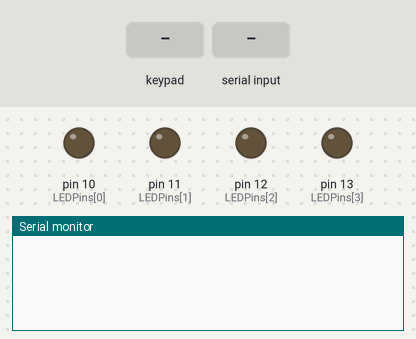
Recording of a sketch running on a simulated Arduino Uno, built with avr-gcc and run on an emulated ATmega328P. On the bench: output pins drawn as LEDs (lit = HIGH), the last lines printed to the serial monitor. Inputs (shaded band) come from the test bench.

Above: at 1.3 s.
1.4 s: key '1' pressed
At 2.0 s:
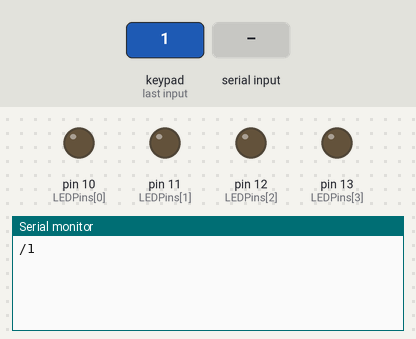
3.0 s: keypad keys 1 0 1 1 1 2 1 3 # pressed 0.4 s apart
At 7.1 s:
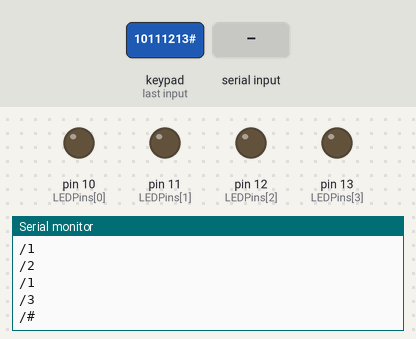
8.1 s: "90,45,200\n" received over Serial
At 9.0 s:
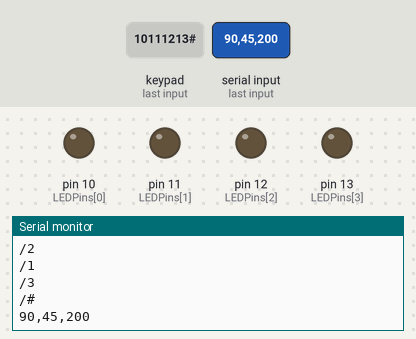
9.6 s: key 'B' pressed
At 10.6 s:
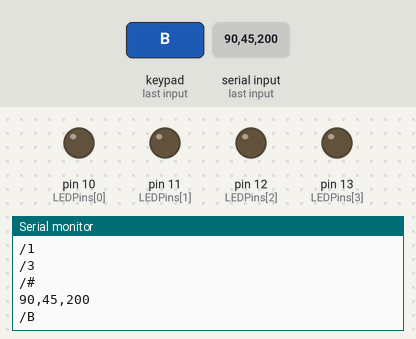
11.2 s: keypad keys 1 0 1 1 1 2 1 3 A pressed 0.4 s apart
At 15.4 s:
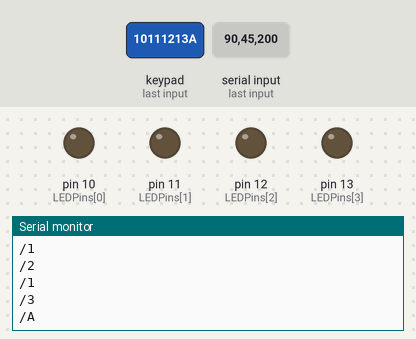
16.3 s: "30,150,10,200\n" received over Serial
At 17.8 s:
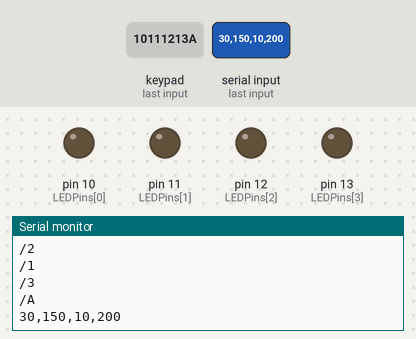
Timing chart, 0 to 18.8 s (numbered marks = the images above; inputs shaded):
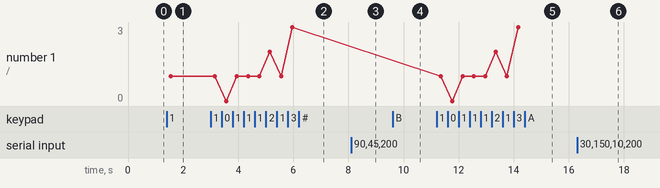

Measured:
- after the input at 1.4 s, the serial monitor: prints a new line after 0.15 s (image 1)
- after the input at 3.0 s, the serial monitor: prints a new line after 0.56 s (image 2)
- after the input at 8.1 s, the serial monitor: prints a new line at once (image 3)
- after the input at 9.6 s, the serial monitor: prints a new line after 0.15 s (image 4)
- after the input at 11.2 s, the serial monitor: prints a new line after 0.16 s (image 5)
- after the input at 16.3 s, the serial monitor: prints a new line at once (image 6)
- plotted number 1: 1 → 3 after the input at 3.0 s

The sketch:

Processing2.ino
```cpp
// Processing Unit #2
// Author: Kolin Guo, Andrew Ho, Hayaan Nishad Azeem, Bobby Leanio

#include <Keypad.h>

double tmpUpperLimit[] = {125, 125, 125, 125},
       UVIdxUpperLimit[] = {15, 15, 15, 15};
double tmp[4], UVIdx[4];
boolean isDetected[] = {false, false, false, false};
char buf[30];

// Setting up LEDs
const int LEDPins[] = {10, 11, 12, 13};   // A, B, C, D

// Setting up 4x4 Keypad
const byte ROWS = 4;  // 4 rows
const byte COLS = 4;  // 4 columns
const char keys[ROWS][COLS] = {
  {'1','2','3','A'},
  {'4','5','6','B'},
  {'7','8','9','C'},
  {'.','0','#','D'}
};

const byte rowPins[ROWS] = {2, 3, 4, 5};  // row pinouts
const byte colPins[COLS] = {6, 7, 8, 9};  // column pinouts

Keypad keypad(makeKeymap(keys), rowPins, colPins, ROWS, COLS);

void setup() {
  Serial.begin(9600);

  for(int i = 0; i < 4; i++)
    pinMode(LEDPins[i], OUTPUT);

  keypad.begin(makeKeymap(keys));
  keypad.addEventListener(keypadEvent);   // Add an event listener for this keypad
  keypad.setHoldTime(1000);
  delay(100);
}

void loop() {
  char key = keypad.getKey();
  readData();
  updateLEDs();
}

void keypadEvent(KeypadEvent key)
{
  // Take care of special events
  static bool isHolding = false;

  switch(keypad.getState())
  {
    case PRESSED:
      break;
    case RELEASED:
      if(!isHolding)
      {
        Serial.print("/");
        Serial.println(key);    // Send '/A' to indicate key 'A' is pressed
        Serial.flush();
      }
      else
        isHolding = false;
      break;
    case HOLD:
      if(key == 'A' || key == 'B' || key == 'C' || key == 'D' ||
         key == '#')
      {
        isHolding = true;
        Serial.print("/");
        Serial.print(key);
        Serial.println(key);    // Send '/AA' to indicate key 'A' is holded
        Serial.flush();
      }
      break;
  }
}

void readData()
{
  // Read data from Unit 1
  memset(buf, 0, sizeof(buf));

  if(Serial.available())
  {
    Serial.readBytesUntil('\n', buf, sizeof(buf));

    if(buf[0] == '#')           // if the data is updating the upper limits
    {
      int updateNode = (int)(buf[1] - 'A');

      if(buf[2] == 'T')         // if updating temperature
        tmpUpperLimit[updateNode] = atof(buf + 3 * sizeof(char));
      else                      // else updating UV index
        UVIdxUpperLimit[updateNode] = atof(buf + 3 * sizeof(char));

      // Flash corresponding LED to indicate the update
      digitalWrite(LEDPins[updateNode], HIGH);
      delay(200);
      digitalWrite(LEDPins[updateNode], LOW);
    }
    else  // else normal data
    {
      Serial.println(buf);                            //FIXME: Delete
//      Serial.println(tmpUpperLimit[0]);
//      Serial.println(UVIdxUpperLimit[0]);

      for(int i = 0; i < 4; i++)
      {
        isDetected[i] = (buf[i] == 'T');

        if(isDetected[i])
        {
          Serial.readBytesUntil('\n', buf, sizeof(buf));
          tmp[i] = atof(buf);
          Serial.readBytesUntil('\n', buf, sizeof(buf));
          UVIdx[i] = atof(buf);

          Serial.println(tmp[i]);                     //FIXME: Delete
          Serial.println(UVIdx[i]);                   //FIXME: Delete
        }
      }
    }
  }
}

void updateLEDs()
{
  // Update the LEDs to indicate dangerous situations
  for(int i = 0; i < 4; i++)
    if(isDetected[i] &&
       (tmp[i] > tmpUpperLimit[i] || UVIdx[i] > UVIdxUpperLimit[i]))
      digitalWrite(LEDPins[i], HIGH);
    else
      digitalWrite(LEDPins[i], LOW);
}
```
